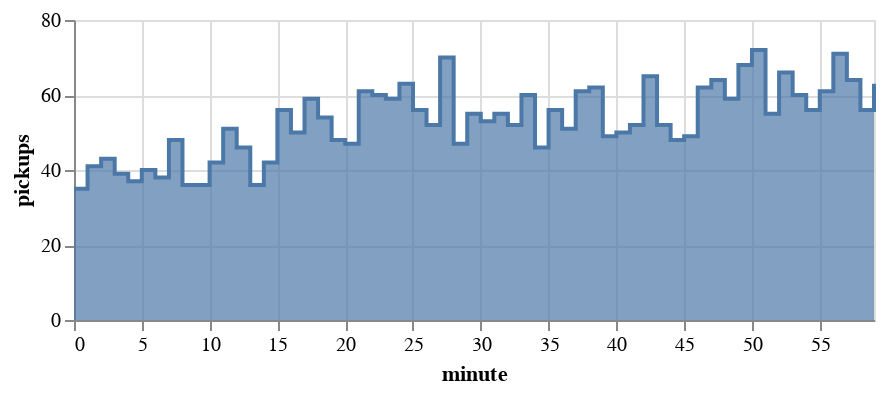

The code cell stored with this chart in its notebook:
### Code cell
alt.Chart(chart_data, height=150) \
    .mark_area(
        interpolate='step-after',
        line=True
    ).encode(
        x=alt.X("minute:Q", scale=alt.Scale(nice=False)),
        y=alt.Y("pickups:Q"),
        tooltip=['minute', 'pickups']
    )

### Figure 1 — Vega-Lite specification as saved in the notebook (floating-point values rounded to 4 significant figures)
{"$schema": "https://vega.github.io/schema/vega-lite/v3.4.0.json", "config": {"mark": {"tooltip": null}, "view": {"height": 300, "width": 400}}, "data": {"name": "data-1e79450114bb55afd37042d954a8de95"}, "datasets": {"data-1e79450114bb55afd37042d954a8de95": [{"minute": 0, "pickups": 35}, {"minute": 1, "pickups": 41}, {"minute": 2, "pickups": 43}, {"minute": 3, "pickups": 39}, {"minute": 4, "pickups": 37}, {"minute": 5, "pickups": 40}, {"minute": 6, "pickups": 38}, {"minute": 7, "pickups": 48}, {"minute": 8, "pickups": 36}, {"minute": 9, "pickups": 36}, {"minute": 10, "pickups": 42}, {"minute": 11, "pickups": 51}, {"minute": 12, "pickups": 46}, {"minute": 13, "pickups": 36}, {"minute": 14, "pickups": 42}, {"minute": 15, "pickups": 56}, {"minute": 16, "pickups": 50}, {"minute": 17, "pickups": 59}, {"minute": 18, "pickups": 54}, {"minute": 19, "pickups": 48}, {"minute": 20, "pickups": 47}, {"minute": 21, "pickups": 61}, {"minute": 22, "pickups": 60}, {"minute": 23, "pickups": 59}, {"minute": 24, "pickups": 63}, {"minute": 25, "pickups": 56}, {"minute": 26, "pickups": 52}, {"minute": 27, "pickups": 70}, {"minute": 28, "pickups": 47}, {"minute": 29, "pickups": 55}, {"minute": 30, "pickups": 53}, {"minute": 31, "pickups": 55}, {"minute": 32, "pickups": 52}, {"minute": 33, "pickups": 60}, {"minute": 34, "pickups": 46}, {"minute": 35, "pickups": 56}, {"minute": 36, "pickups": 51}, {"minute": 37, "pickups": 61}, {"minute": 38, "pickups": 62}, {"minute": 39, "pickups": 49}, {"minute": 40, "pickups": 50}, {"minute": 41, "pickups": 52}, {"minute": 42, "pickups": 65}, {"minute": 43, "pickups": 52}, {"minute": 44, "pickups": 48}, {"minute": 45, "pickups": 49}, {"minute": 46, "pickups": 62}, {"minute": 47, "pickups": 64}, {"minute": 48, "pickups": 59}, {"minute": 49, "pickups": 68}, {"minute": 50, "pickups": 72}, {"minute": 51, "pickups": 55}, {"minute": 52, "pickups": 66}, {"minute": 53, "pickups": 60}, {"minute": 54, "pickups": 56}, {"minute": 55, "pickups": 61}, {"minute": 56, "pickups": 71}, {"minute": 57, "pickups": 64}, {"minute": 58, "pickups": 56}, {"minute": 59, "pickups": 63}]}, "encoding": {"tooltip": [{"field": "minute", "type": "quantitative"}, {"field": "pickups", "type": "quantitative"}], "x": {"field": "minute", "scale": {"nice": false}, "type": "quantitative"}, "y": {"field": "pickups", "type": "quantitative"}}, "height": 150, "mark": {"interpolate": "step-after", "line": true, "type": "area"}}
